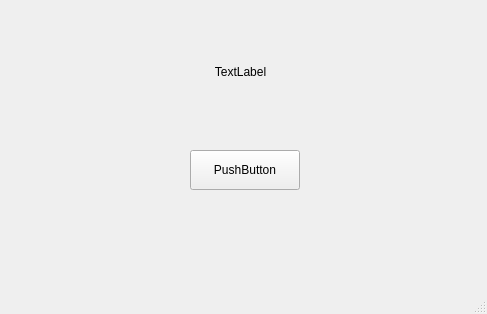
<?xml version="1.0" encoding="UTF-8"?>
<ui version="4.0">
 <class>MainWindow</class>
 <widget class="QMainWindow" name="MainWindow">
  <property name="geometry">
   <rect>
    <x>0</x>
    <y>0</y>
    <width>487</width>
    <height>314</height>
   </rect>
  </property>
  <property name="windowTitle">
   <string>MainWindow</string>
  </property>
  <widget class="QWidget" name="centralwidget">
   <widget class="QPushButton" name="pushButton">
    <property name="geometry">
     <rect>
      <x>190</x>
      <y>150</y>
      <width>110</width>
      <height>40</height>
     </rect>
    </property>
    <property name="text">
     <string>PushButton</string>
    </property>
   </widget>
   <widget class="QLabel" name="label">
    <property name="geometry">
     <rect>
      <x>130</x>
      <y>60</y>
      <width>221</width>
      <height>24</height>
     </rect>
    </property>
    <property name="text">
     <string>TextLabel</string>
    </property>
    <property name="alignment">
     <set>Qt::AlignCenter</set>
    </property>
   </widget>
  </widget>
  <widget class="QMenuBar" name="menubar">
   <property name="geometry">
    <rect>
     <x>0</x>
     <y>0</y>
     <width>487</width>
     <height>36</height>
    </rect>
   </property>
  </widget>
  <widget class="QStatusBar" name="statusbar"/>
 </widget>
 <resources/>
 <connections/>
</ui>
